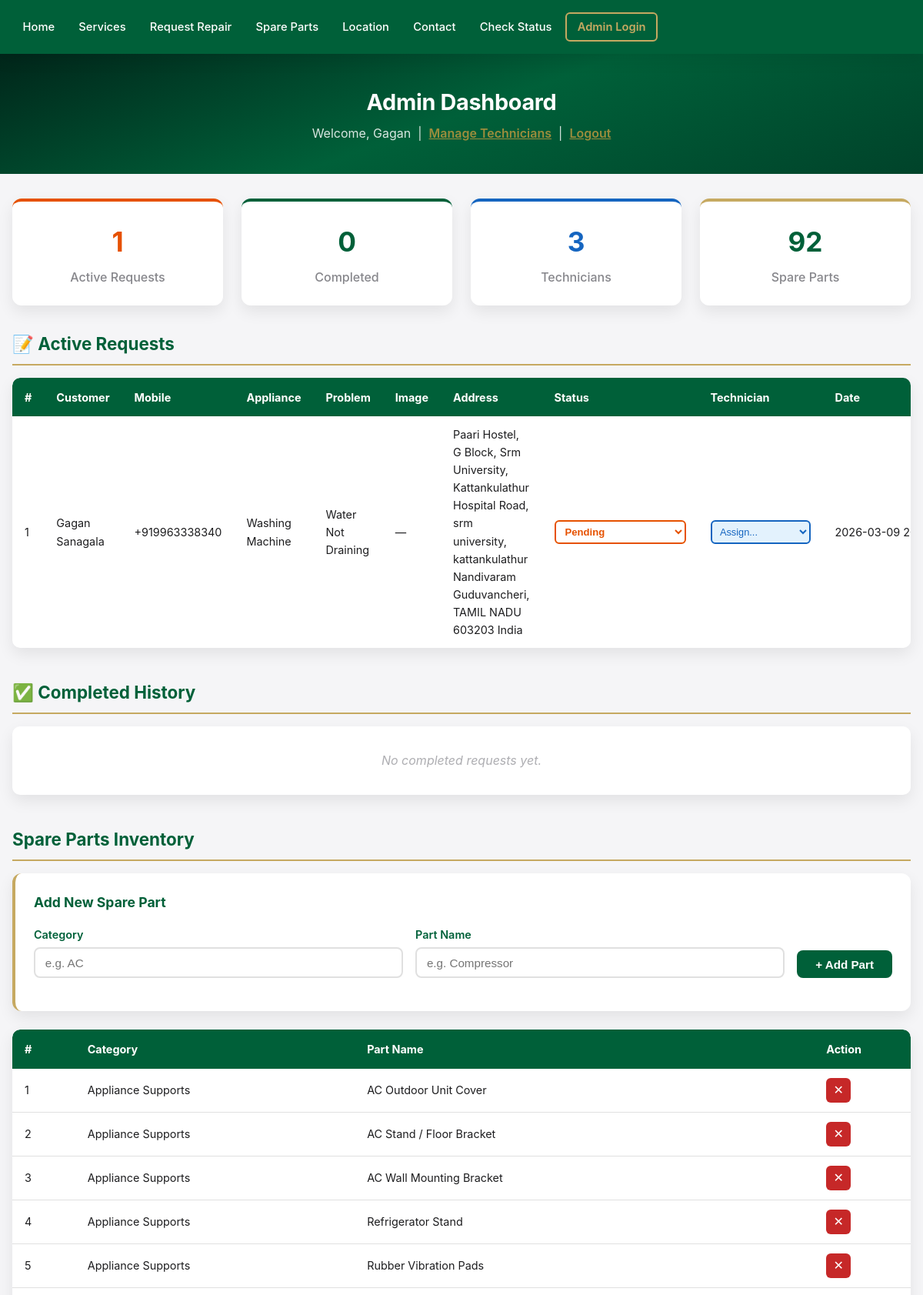
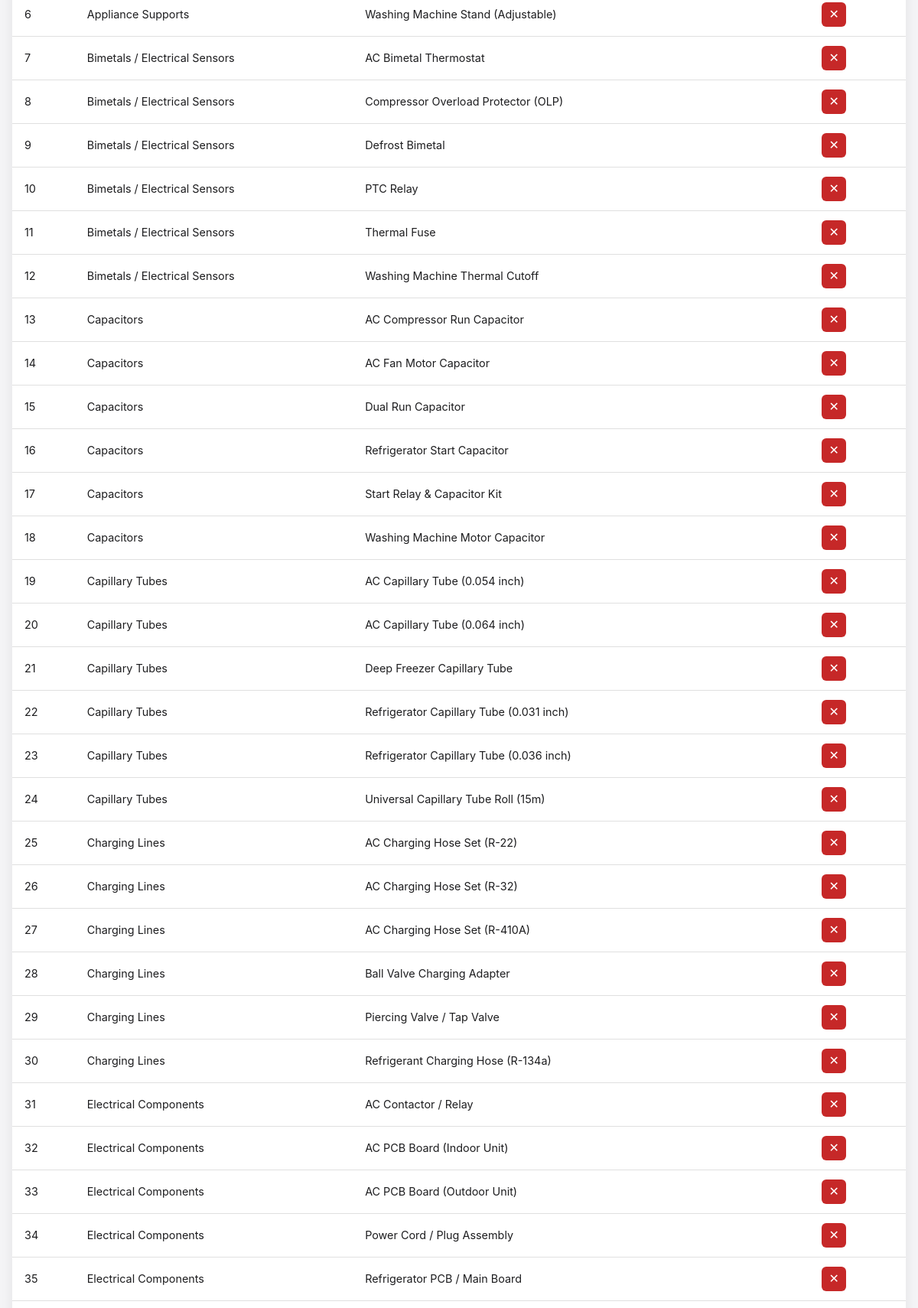
Screenshot of /admin/dashboard (signed in, upper part) with the database file from the repository (2 pictures, top to bottom).
### tables this page shows
CREATE TABLE service_requests (
            id INTEGER PRIMARY KEY AUTOINCREMENT,
            customer_name TEXT NOT NULL,
            mobile_number TEXT NOT NULL,
            address TEXT NOT NULL,
            appliance_type TEXT NOT NULL,
            problem_type TEXT NOT NULL,
            description TEXT,
            request_time TIMESTAMP DEFAULT CURRENT_TIMESTAMP
        , status TEXT DEFAULT 'pending', completed_time TIMESTAMP, technician_id INTEGER, assigned_time TIMESTAMP, image_path TEXT, ai_suggestions TEXT, cancel_reason TEXT, cancel_description TEXT, admin_message TEXT);

CREATE TABLE spare_parts (
            id INTEGER PRIMARY KEY AUTOINCREMENT,
            category TEXT NOT NULL,
            part_name TEXT NOT NULL
        );

### app.py (the view)
@app.route('/admin/dashboard')
def admin_dashboard():
    if not session.get('admin_logged_in'):
        flash('Please login first.', 'error')
        return redirect(url_for('admin_login'))
    db = get_db()
    active_requests = db.execute(
        """SELECT sr.*, t.name AS technician_name, t.phone_number AS technician_phone
           FROM service_requests sr
           LEFT JOIN technicians t ON sr.technician_id = t.id
           WHERE sr.status NOT IN ('Completed', 'Cancelled')
           ORDER BY sr.id DESC"""
    ).fetchall()
    completed_requests = db.execute(
        """SELECT sr.*, t.name AS technician_name, t.phone_number AS technician_phone
           FROM service_requests sr
           LEFT JOIN technicians t ON sr.technician_id = t.id
           WHERE sr.status = 'Completed'
           ORDER BY sr.completed_time DESC"""
    ).fetchall()
    cancelled_requests = db.execute(
        """SELECT sr.*, t.name AS technician_name, t.phone_number AS technician_phone
           FROM service_requests sr
           LEFT JOIN technicians t ON sr.technician_id = t.id
           WHERE sr.status = 'Cancelled'
           ORDER BY sr.id DESC"""
    ).fetchall()
    technicians = db.execute('SELECT * FROM technicians ORDER BY name').fetchall()
    spare_parts = db.execute('SELECT * FROM spare_parts ORDER BY category, part_name').fetchall()
    return render_template(
        'admin_dashboard.html',
        active_requests=active_requests,
        completed_requests=completed_requests,
        cancelled_requests=cancelled_requests,
        technicians=technicians,
        spare_parts=spare_parts
    )

### app.py (called while the page is built)
def get_db():
    if 'db' not in g:
        g.db = sqlite3.connect(DATABASE)
        g.db.row_factory = sqlite3.Row
    return g.db

### templates/admin_dashboard.html (shortened to what this page needs)
{% extends "base.html" %}
{% block content %}
<div class="dashboard-header">
    <h1>Admin Dashboard</h1>
    <p>Welcome, {{ session.get('admin_name', 'Admin') }} &nbsp;|&nbsp;
        <a href="{{ url_for('manage_technicians') }}" class="logout-link">Manage Technicians</a> &nbsp;|&nbsp;
        <a href="{{ url_for('admin_logout') }}" class="logout-link">Logout</a>
    </p>
</div>
<div class="dashboard-content">
    <div class="summary-cards">
        <div class="summary-card summary-pending">
            <h3>{{ active_requests|length }}</h3>
            <p>Active Requests</p>
        </div>
        <div class="summary-card summary-completed">
            <h3>{{ completed_requests|length }}</h3>
            <p>Completed</p>
        </div>
        <div class="summary-card summary-technicians">
            <h3>{{ technicians|length }}</h3>
            <p>Technicians</p>
        </div>
        <div class="summary-card">
            <h3>{{ spare_parts|length }}</h3>
            <p>Spare Parts</p>
        </div>
    </div>
    <div class="dash-section">
        <h2 class="dash-section-title">&#128221; Active Requests</h2>
        {% if active_requests %}
        <div class="table-responsive">
            <table class="dash-table">
                <thead>
                    <tr>
                        <th>#</th>
                        <th>Customer</th>
                        <th>Mobile</th>
                        <th>Appliance</th>
                        <th>Problem</th>
                        <th>Image</th>
                        <th>Address</th>
                        <th>Status</th>
                        <th>Technician</th>
                        <th>Date</th>
                    </tr>
                </thead>
                <tbody>
                    {% for req in active_requests %}
                    <tr>
                        <td>{{ loop.index }}</td>
                        <td>{{ req['customer_name'] }}</td>
                        <td>{{ req['mobile_number'] }}</td>
                        <td>{{ req['appliance_type'] }}</td>
                        <td>
                            {{ req['problem_type'] }}
                        </td>
                        <td>
                            {% if req['image_path'] %}
                            <a href="{{ url_for('static', filename=req['image_path']) }}" target="_blank">
                                <img src="{{ url_for('static', filename=req['image_path']) }}" class="thumb-img" alt="Photo">
                            </a>
                            {% else %}—{% endif %}
                        </td>
                        <td>{{ req['address'] }}</td>
                        <td>
                            <form method="POST" action="{{ url_for('update_request_status', id=req['id']) }}" class="inline-form">
                                <select name="status" onchange="handleStatusChange(this, {{ req['id'] }})" class="status-select status-{{ req['status']|lower|replace(' ', '-') }}">
                                    {% for s in ['Pending', 'Technician Assigned', 'In Progress', 'Completed'] %}
                                    <option value="{{ s }}" {% if req['status'] == s %}selected{% endif %}>{{ s }}</option>
                                    {% endfor %}
                                </select>
                            </form>
                        </td>
                        <td>
                            {% if req['technician_name'] %}
                                <span class="tech-badge">{{ req['technician_name'] }}</span>
                                <div class="tech-phone">📞 {{ req['technician_phone'] }}</div>
                            {% else %}
                                <form method="POST" action="{{ url_for('assign_technician', id=req['id']) }}" class="inline-form">
                                    <select name="technician_id" class="assign-select" onchange="this.form.submit()">
                                        <option value="">Assign...</option>
                                    </select>
                                </form>
                            {% endif %}
                        </td>
                        <td class="nowrap">{{ req['request_time'][:16] if req['request_time'] else '' }}</td>
                    </tr>
                    {% endfor %}
                </tbody>
            </table>
        </div>
        {% else %}
        <p class="empty-msg">No active requests. All caught up! &#127881;</p>
        {% endif %}
    </div>
    <div class="dash-section">
        <h2 class="dash-section-title">&#9989; Completed History</h2>
        {% if completed_requests %}
        <div class="table-responsive">
            <table class="dash-table table-completed">
                <thead>
                    <tr>
                        <th>#</th>
                        <th>Customer</th>
                        <th>Mobile</th>
                        <th>Appliance</th>
                        <th>Technician</th>
                        <th>Requested</th>
                        <th>Completed</th>
                        <th>Action</th>
                    </tr>
                </thead>
                <tbody>
                    {% for req in completed_requests %}
                    <tr>
                        <td>{{ loop.index }}</td>
                        <td>{{ req['customer_name'] }}</td>
                        <td>{{ req['mobile_number'] }}</td>
                        <td>{{ req['appliance_type'] }}</td>
                        <td>{{ req['technician_name'] or '—' }}</td>
                        <td class="nowrap">{{ req['request_time'][:16] if req['request_time'] else '' }}</td>
                        <td class="nowrap">{{ req['completed_time'][:16] if req['completed_time'] else '' }}</td>
                        <td>
                            <form method="POST" action="{{ url_for('delete_request', id=req['id']) }}" onsubmit="return confirm('Delete this record?');">
                                <button type="submit" class="btn-delete" title="Delete">&#128465;</button>
                            </form>
                        </td>
                    </tr>
                    {% endfor %}
                </tbody>
            </table>
        </div>
        {% else %}
        <p class="empty-msg">No completed requests yet.</p>
        {% endif %}
    </div>
    <div class="dash-section">
        <h2 class="dash-section-title">Spare Parts Inventory</h2>
        <div class="add-form-card">
            <h3>Add New Spare Part</h3>
            <form method="POST" action="{{ url_for('add_spare_part') }}" class="add-form">
                <div class="form-row">
                    <div class="form-group">
                        <label for="category">Category</label>
                        <input type="text" id="category" name="category" placeholder="e.g. AC" required>
                    </div>
                    <div class="form-group">
                        <label for="part_name">Part Name</label>
                        <input type="text" id="part_name" name="part_name" placeholder="e.g. Compressor" required>
                    </div>
                    <div class="form-group form-btn-group">
                        <button type="submit" class="btn-add">+ Add Part</button>
                    </div>
                </div>
            </form>
        </div>
        {% if spare_parts %}
        <div class="table-responsive">
            <table class="dash-table">
                <thead>
                    <tr>
                        <th>#</th>
                        <th>Category</th>
                        <th>Part Name</th>
                        <th>Action</th>
                    </tr>
                </thead>
                <tbody>
                    {% for part in spare_parts %}
                    <tr>
                        <td>{{ loop.index }}</td>
                        <td>{{ part['category'] }}</td>
                        <td>{{ part['part_name'] }}</td>
                        <td>
                            <form method="POST" action="{{ url_for('delete_spare_part', id=part['id']) }}" onsubmit="return confirm('Delete this spare part?');">
                                <button type="submit" class="btn-delete" title="Delete">&#10005;</button>
                            </form>
                        </td>
                    </tr>
                    {% endfor %}
                </tbody>
            </table>
        </div>
        {% else %}
        <p class="empty-msg">No spare parts in inventory.</p>
        {% endif %}
    </div>
</div>
{% endblock %}

### rows the page displays
service_requests: customer_name "Gagan Sanagala", mobile_number "+919963338340", appliance_type "Washing Machine", problem_type "Water Not Draining", address "Paari Hostel, G Block, Srm University, Kattankulathur Hospital Road, srm university, kattankulathur Nandivaram Guduvancheri, TAMIL NADU 603203 India", status "Pending", request_time "2026-03-09…"
spare_parts: category "Appliance Supports", part_name "AC Outdoor Unit Cover"
spare_parts: category "Appliance Supports", part_name "AC Stand / Floor Bracket"
spare_parts: category "Appliance Supports", part_name "AC Wall Mounting Bracket"
spare_parts: category "Appliance Supports", part_name "Refrigerator Stand"
spare_parts: category "Appliance Supports", part_name "Rubber Vibration Pads"
spare_parts: category "Appliance Supports", part_name "Washing Machine Stand (Adjustable)"
spare_parts: category "Bimetals / Electrical Sensors", part_name "AC Bimetal Thermostat"
spare_parts: category "Bimetals / Electrical Sensors", part_name "Compressor Overload Protector (OLP)"
spare_parts: category "Bimetals / Electrical Sensors", part_name "Defrost Bimetal"
spare_parts: category "Bimetals / Electrical Sensors", part_name "PTC Relay"
spare_parts: category "Bimetals / Electrical Sensors", part_name "Thermal Fuse"
spare_parts: category "Bimetals / Electrical Sensors", part_name "Washing Machine Thermal Cutoff"
spare_parts: category "Capacitors", part_name "AC Compressor Run Capacitor"
spare_parts: category "Capacitors", part_name "AC Fan Motor Capacitor"
spare_parts: category "Capacitors", part_name "Dual Run Capacitor"
spare_parts: category "Capacitors", part_name "Refrigerator Start Capacitor"
spare_parts: category "Capacitors", part_name "Start Relay & Capacitor Kit"
spare_parts: category "Capacitors", part_name "Washing Machine Motor Capacitor"
spare_parts: category "Capillary Tubes", part_name "AC Capillary Tube (0.054 inch)"
spare_parts: category "Capillary Tubes", part_name "AC Capillary Tube (0.064 inch)"
spare_parts: category "Capillary Tubes", part_name "Deep Freezer Capillary Tube"
spare_parts: category "Capillary Tubes", part_name "Refrigerator Capillary Tube (0.031 inch)"
spare_parts: category "Capillary Tubes", part_name "Refrigerator Capillary Tube (0.036 inch)"
spare_parts: category "Capillary Tubes", part_name "Universal Capillary Tube Roll (15m)"
spare_parts: category "Charging Lines", part_name "AC Charging Hose Set (R-22)"
spare_parts: category "Charging Lines", part_name "AC Charging Hose Set (R-32)"
spare_parts: category "Charging Lines", part_name "AC Charging Hose Set (R-410A)"
spare_parts: category "Charging Lines", part_name "Ball Valve Charging Adapter"
spare_parts: category "Charging Lines", part_name "Piercing Valve / Tap Valve"
spare_parts: category "Charging Lines", part_name "Refrigerant Charging Hose (R-134a)"
spare_parts: category "Electrical Components", part_name "AC Contactor / Relay"
spare_parts: category "Electrical Components", part_name "AC PCB Board (Indoor Unit)"
spare_parts: category "Electrical Components", part_name "AC PCB Board (Outdoor Unit)"
spare_parts: category "Electrical Components", part_name "Power Cord / Plug Assembly"
spare_parts: category "Electrical Components", part_name "Refrigerator PCB / Main Board"

### other values shown
{{ session.get('admin_name', 'Admin') }} "Gagan"
{{ active_requests|length }} "1"
{{ completed_requests|length }} "0"
{{ technicians|length }} "3"
{{ spare_parts|length }} "92"
